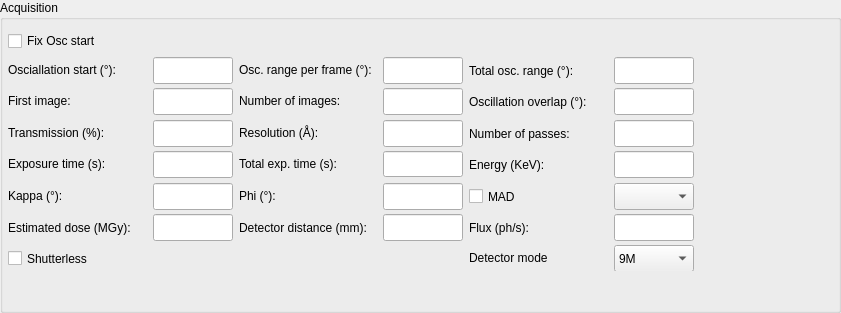
<?xml version="1.0" encoding="UTF-8"?>
<ui version="4.0">
 <class>acquisition_widget_horizontal_layout</class>
 <widget class="QWidget" name="acquisition_widget_horizontal_layout">
  <property name="geometry">
   <rect>
    <x>0</x>
    <y>0</y>
    <width>841</width>
    <height>313</height>
   </rect>
  </property>
  <property name="windowTitle">
   <string>Form</string>
  </property>
  <layout class="QGridLayout" name="main_layout">
   <property name="margin">
    <number>0</number>
   </property>
   <property name="spacing">
    <number>0</number>
   </property>
   <item row="0" column="0">
    <widget class="QGroupBox" name="main_gbox">
     <property name="title">
      <string>Acquisition</string>
     </property>
     <widget class="QWidget" name="">
      <property name="geometry">
       <rect>
        <x>8</x>
        <y>31</y>
        <width>686</width>
        <height>240</height>
       </rect>
      </property>
      <layout class="QGridLayout" name="gridLayout">
       <item row="0" column="0">
        <widget class="QCheckBox" name="osc_start_cbox">
         <property name="text">
          <string>Fix Osc start</string>
         </property>
        </widget>
       </item>
       <item row="1" column="0">
        <widget class="QLabel" name="osc_start_label">
         <property name="text">
          <string>Osciallation start (°):</string>
         </property>
        </widget>
       </item>
       <item row="1" column="1">
        <widget class="QLineEdit" name="osc_start_ledit">
         <property name="minimumSize">
          <size>
           <width>80</width>
           <height>27</height>
          </size>
         </property>
         <property name="maximumSize">
          <size>
           <width>80</width>
           <height>27</height>
          </size>
         </property>
        </widget>
       </item>
       <item row="1" column="2">
        <widget class="QLabel" name="osc_range_label">
         <property name="text">
          <string>Osc. range per frame (°):</string>
         </property>
         <property name="wordWrap">
          <bool>false</bool>
         </property>
        </widget>
       </item>
       <item row="1" column="3">
        <widget class="QLineEdit" name="osc_range_ledit">
         <property name="minimumSize">
          <size>
           <width>80</width>
           <height>27</height>
          </size>
         </property>
         <property name="maximumSize">
          <size>
           <width>80</width>
           <height>27</height>
          </size>
         </property>
        </widget>
       </item>
       <item row="1" column="4">
        <widget class="QLabel" name="osc_total_range_label">
         <property name="minimumSize">
          <size>
           <width>0</width>
           <height>27</height>
          </size>
         </property>
         <property name="text">
          <string>Total osc. range (°):</string>
         </property>
        </widget>
       </item>
       <item row="1" column="5">
        <widget class="QLineEdit" name="osc_total_range_ledit">
         <property name="minimumSize">
          <size>
           <width>0</width>
           <height>27</height>
          </size>
         </property>
         <property name="maximumSize">
          <size>
           <width>80</width>
           <height>27</height>
          </size>
         </property>
        </widget>
       </item>
       <item row="2" column="0">
        <widget class="QLabel" name="first_iamge_label">
         <property name="text">
          <string>First image:</string>
         </property>
         <property name="wordWrap">
          <bool>false</bool>
         </property>
        </widget>
       </item>
       <item row="2" column="1">
        <widget class="QLineEdit" name="first_image_ledit">
         <property name="minimumSize">
          <size>
           <width>80</width>
           <height>27</height>
          </size>
         </property>
         <property name="maximumSize">
          <size>
           <width>80</width>
           <height>27</height>
          </size>
         </property>
        </widget>
       </item>
       <item row="2" column="2">
        <widget class="QLabel" name="num_images_label">
         <property name="acceptDrops">
          <bool>true</bool>
         </property>
         <property name="text">
          <string>Number of images:</string>
         </property>
         <property name="wordWrap">
          <bool>false</bool>
         </property>
        </widget>
       </item>
       <item row="2" column="3">
        <widget class="QLineEdit" name="num_images_ledit">
         <property name="minimumSize">
          <size>
           <width>70</width>
           <height>27</height>
          </size>
         </property>
         <property name="maximumSize">
          <size>
           <width>80</width>
           <height>27</height>
          </size>
         </property>
        </widget>
       </item>
       <item row="2" column="4">
        <widget class="QLabel" name="overlap_label">
         <property name="minimumSize">
          <size>
           <width>0</width>
           <height>27</height>
          </size>
         </property>
         <property name="maximumSize">
          <size>
           <width>16777215</width>
           <height>27</height>
          </size>
         </property>
         <property name="text">
          <string>Oscillation overlap (°):</string>
         </property>
         <property name="wordWrap">
          <bool>false</bool>
         </property>
        </widget>
       </item>
       <item row="2" column="5">
        <widget class="QLineEdit" name="overlap_ledit">
         <property name="minimumSize">
          <size>
           <width>80</width>
           <height>27</height>
          </size>
         </property>
         <property name="maximumSize">
          <size>
           <width>80</width>
           <height>27</height>
          </size>
         </property>
        </widget>
       </item>
       <item row="3" column="0">
        <widget class="QLabel" name="transmission_label">
         <property name="text">
          <string>Transmission (%):</string>
         </property>
         <property name="wordWrap">
          <bool>false</bool>
         </property>
        </widget>
       </item>
       <item row="3" column="1">
        <widget class="QLineEdit" name="transmission_ledit">
         <property name="minimumSize">
          <size>
           <width>80</width>
           <height>27</height>
          </size>
         </property>
         <property name="maximumSize">
          <size>
           <width>80</width>
           <height>27</height>
          </size>
         </property>
        </widget>
       </item>
       <item row="3" column="2">
        <widget class="QLabel" name="resolution_label">
         <property name="text">
          <string>Resolution (Å):</string>
         </property>
         <property name="wordWrap">
          <bool>false</bool>
         </property>
        </widget>
       </item>
       <item row="3" column="3">
        <widget class="QLineEdit" name="resolution_ledit">
         <property name="minimumSize">
          <size>
           <width>80</width>
           <height>27</height>
          </size>
         </property>
         <property name="maximumSize">
          <size>
           <width>80</width>
           <height>27</height>
          </size>
         </property>
        </widget>
       </item>
       <item row="3" column="4">
        <widget class="QLabel" name="num_passes_label">
         <property name="enabled">
          <bool>true</bool>
         </property>
         <property name="minimumSize">
          <size>
           <width>0</width>
           <height>27</height>
          </size>
         </property>
         <property name="maximumSize">
          <size>
           <width>16777215</width>
           <height>27</height>
          </size>
         </property>
         <property name="text">
          <string>Number of passes:</string>
         </property>
         <property name="wordWrap">
          <bool>false</bool>
         </property>
        </widget>
       </item>
       <item row="3" column="5">
        <widget class="QLineEdit" name="num_passes_ledit">
         <property name="enabled">
          <bool>true</bool>
         </property>
         <property name="minimumSize">
          <size>
           <width>80</width>
           <height>27</height>
          </size>
         </property>
         <property name="maximumSize">
          <size>
           <width>80</width>
           <height>27</height>
          </size>
         </property>
        </widget>
       </item>
       <item row="4" column="0">
        <widget class="QLabel" name="exp_time_label">
         <property name="text">
          <string>Exposure time (s):</string>
         </property>
         <property name="wordWrap">
          <bool>false</bool>
         </property>
        </widget>
       </item>
       <item row="4" column="1">
        <widget class="QLineEdit" name="exp_time_ledit">
         <property name="minimumSize">
          <size>
           <width>80</width>
           <height>27</height>
          </size>
         </property>
         <property name="maximumSize">
          <size>
           <width>80</width>
           <height>27</height>
          </size>
         </property>
        </widget>
       </item>
       <item row="4" column="2">
        <widget class="QLabel" name="exp_time_total_label">
         <property name="text">
          <string>Total exp. time (s):</string>
         </property>
        </widget>
       </item>
       <item row="4" column="3">
        <widget class="QLineEdit" name="exp_time_total_ledit">
         <property name="minimumSize">
          <size>
           <width>70</width>
           <height>0</height>
          </size>
         </property>
         <property name="maximumSize">
          <size>
           <width>80</width>
           <height>27</height>
          </size>
         </property>
        </widget>
       </item>
       <item row="4" column="4">
        <widget class="QLabel" name="energy_label">
         <property name="minimumSize">
          <size>
           <width>0</width>
           <height>27</height>
          </size>
         </property>
         <property name="maximumSize">
          <size>
           <width>16777215</width>
           <height>27</height>
          </size>
         </property>
         <property name="text">
          <string>Energy (KeV):</string>
         </property>
         <property name="wordWrap">
          <bool>false</bool>
         </property>
        </widget>
       </item>
       <item row="4" column="5">
        <widget class="QLineEdit" name="energy_ledit">
         <property name="minimumSize">
          <size>
           <width>80</width>
           <height>27</height>
          </size>
         </property>
         <property name="maximumSize">
          <size>
           <width>80</width>
           <height>27</height>
          </size>
         </property>
        </widget>
       </item>
       <item row="5" column="0">
        <widget class="QLabel" name="kappa_label">
         <property name="text">
          <string>Kappa (°):</string>
         </property>
        </widget>
       </item>
       <item row="5" column="1">
        <widget class="QLineEdit" name="kappa_ledit">
         <property name="minimumSize">
          <size>
           <width>0</width>
           <height>27</height>
          </size>
         </property>
         <property name="maximumSize">
          <size>
           <width>80</width>
           <height>27</height>
          </size>
         </property>
        </widget>
       </item>
       <item row="5" column="2">
        <widget class="QLabel" name="kappa_phi_label">
         <property name="text">
          <string>Phi (°):</string>
         </property>
        </widget>
       </item>
       <item row="5" column="3">
        <widget class="QLineEdit" name="kappa_phi_ledit">
         <property name="minimumSize">
          <size>
           <width>0</width>
           <height>27</height>
          </size>
         </property>
         <property name="maximumSize">
          <size>
           <width>80</width>
           <height>27</height>
          </size>
         </property>
        </widget>
       </item>
       <item row="5" column="4">
        <widget class="QCheckBox" name="mad_cbox">
         <property name="minimumSize">
          <size>
           <width>0</width>
           <height>27</height>
          </size>
         </property>
         <property name="maximumSize">
          <size>
           <width>16777215</width>
           <height>27</height>
          </size>
         </property>
         <property name="text">
          <string>MAD</string>
         </property>
        </widget>
       </item>
       <item row="5" column="5">
        <widget class="QComboBox" name="energies_combo">
         <property name="minimumSize">
          <size>
           <width>80</width>
           <height>27</height>
          </size>
         </property>
         <property name="maximumSize">
          <size>
           <width>80</width>
           <height>27</height>
          </size>
         </property>
        </widget>
       </item>
       <item row="6" column="0">
        <widget class="QLabel" name="dose_label">
         <property name="minimumSize">
          <size>
           <width>0</width>
           <height>27</height>
          </size>
         </property>
         <property name="maximumSize">
          <size>
           <width>150</width>
           <height>27</height>
          </size>
         </property>
         <property name="text">
          <string>Estimated dose (MGy):</string>
         </property>
        </widget>
       </item>
       <item row="6" column="1">
        <widget class="QLineEdit" name="dose_ledit">
         <property name="minimumSize">
          <size>
           <width>80</width>
           <height>27</height>
          </size>
         </property>
         <property name="maximumSize">
          <size>
           <width>80</width>
           <height>27</height>
          </size>
         </property>
        </widget>
       </item>
       <item row="6" column="2">
        <widget class="QLabel" name="detector_distance_label">
         <property name="minimumSize">
          <size>
           <width>0</width>
           <height>27</height>
          </size>
         </property>
         <property name="maximumSize">
          <size>
           <width>150</width>
           <height>27</height>
          </size>
         </property>
         <property name="text">
          <string>Detector distance (mm):</string>
         </property>
        </widget>
       </item>
       <item row="6" column="3">
        <widget class="QLineEdit" name="detector_distance_ledit">
         <property name="minimumSize">
          <size>
           <width>80</width>
           <height>27</height>
          </size>
         </property>
         <property name="maximumSize">
          <size>
           <width>80</width>
           <height>27</height>
          </size>
         </property>
        </widget>
       </item>
       <item row="6" column="4">
        <widget class="QLabel" name="flux_label">
         <property name="minimumSize">
          <size>
           <width>0</width>
           <height>27</height>
          </size>
         </property>
         <property name="maximumSize">
          <size>
           <width>150</width>
           <height>27</height>
          </size>
         </property>
         <property name="text">
          <string>Flux (ph/s):</string>
         </property>
        </widget>
       </item>
       <item row="6" column="5">
        <widget class="QLineEdit" name="flux_ledit">
         <property name="minimumSize">
          <size>
           <width>80</width>
           <height>27</height>
          </size>
         </property>
         <property name="maximumSize">
          <size>
           <width>80</width>
           <height>27</height>
          </size>
         </property>
        </widget>
       </item>
       <item row="7" column="0">
        <widget class="QCheckBox" name="shutterless_cbx">
         <property name="minimumSize">
          <size>
           <width>0</width>
           <height>27</height>
          </size>
         </property>
         <property name="maximumSize">
          <size>
           <width>16777215</width>
           <height>27</height>
          </size>
         </property>
         <property name="text">
          <string>Shutterless</string>
         </property>
        </widget>
       </item>
       <item row="7" column="4">
        <widget class="QLabel" name="detector_roi_mode_label">
         <property name="text">
          <string>Detector mode</string>
         </property>
        </widget>
       </item>
       <item row="7" column="5">
        <widget class="QComboBox" name="detector_roi_mode_combo">
         <property name="minimumSize">
          <size>
           <width>80</width>
           <height>27</height>
          </size>
         </property>
         <property name="maximumSize">
          <size>
           <width>80</width>
           <height>27</height>
          </size>
         </property>
         <item>
          <property name="text">
           <string>9M</string>
          </property>
         </item>
         <item>
          <property name="text">
           <string>4M</string>
          </property>
         </item>
        </widget>
       </item>
      </layout>
     </widget>
    </widget>
   </item>
  </layout>
 </widget>
 <resources/>
 <connections/>
</ui>
